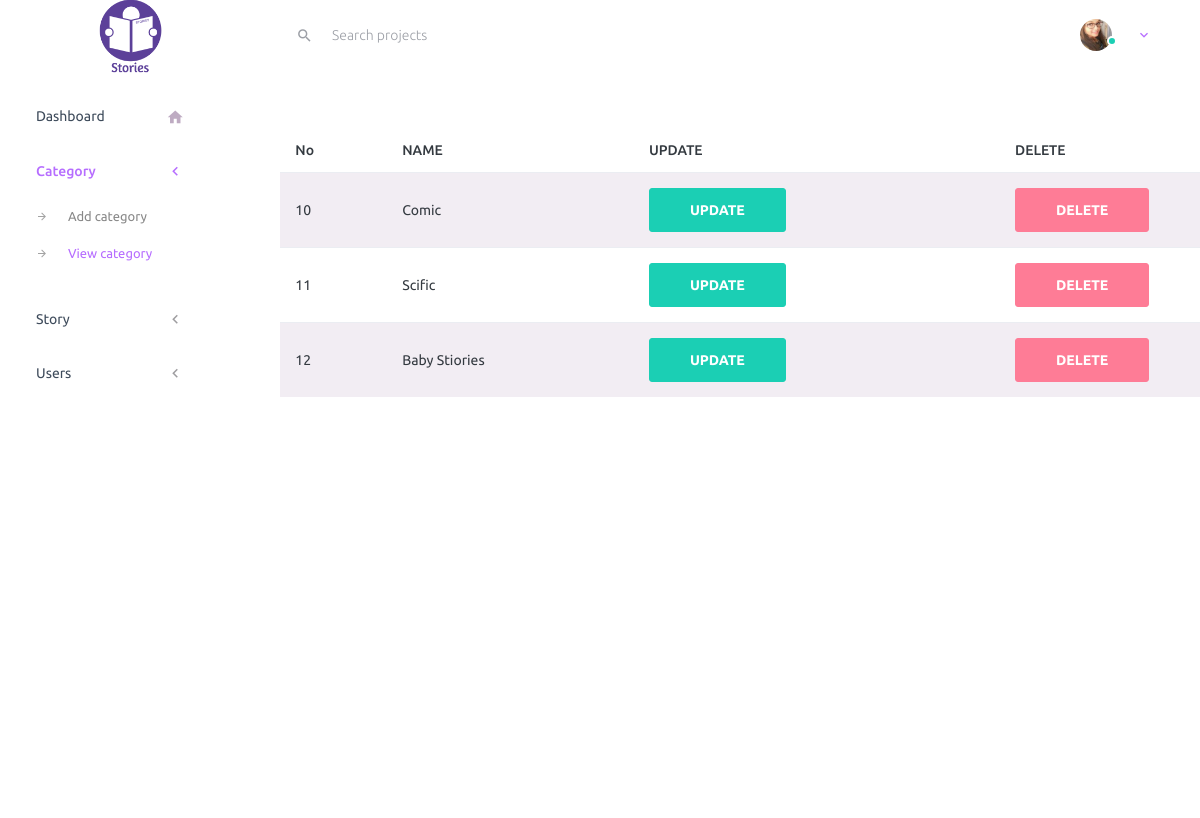
The app's page /admin/viewcat.php with its own data.
### tables this page shows
CREATE TABLE `category` (
  `id` int(255) NOT NULL,
  `name` varchar(256) NOT NULL
);

### admin/include/Database.php (called while the page is built, shortened)
z<?php
class Database{
   function db_connect(){
    $this->host = 'localhost';
    $this->user = 'root';
    $this->pass = '';
    $this->db = 'story_database';
    $this->mysqli = new mysqli($this->host, $this->user, $this->pass, $this->db);
    return $this->mysqli;
  }
}
?>

### admin/viewcat.php (the view, shortened to what this page needs)
    <!DOCTYPE html>
<html lang="en">
<head>
  <link rel="stylesheet" href="vendors/iconfonts/mdi/css/materialdesignicons.min.css">
  <link rel="stylesheet" href="vendors/css/vendor.bundle.base.css">
  <link rel="stylesheet" href="css/style.css">
    <?php
    require "include/Database.php";
    $db = new Database();
?>
</head>
<body>
  <div class="container-scroller">
    <nav class="navbar default-layout-navbar col-lg-12 col-12 p-0 fixed-top d-flex flex-row">
      <div class="text-center navbar-brand-wrapper d-flex align-items-center justify-content-center">
        <a class="navbar-brand brand-logo" href="index.php"><img src="images/logo.png"  width="80px">
          </a>
        </div>
        <?php
        include("include/header.php");
        ?>
      </nav>
    <div class="container-fluid page-body-wrapper">
      <?php
        include("include/menu.php");
         ?>
   <div class="col-lg-12 grid-margin stretch-card">
              <div class="card">
                <div class="card-body">
                  <table class="table table-striped">
                    <thead>
                      <tr>
                          <th>No</th>
                        <th>
                          NAME
                        </th>
                        <th>
                          UPDATE
                        </th>
                        <th>
                          DELETE
                        </th>
                      </tr>
                    </thead>
                    <tbody>
                                <?php
              $selectCategory = "SELECT * FROM `category`";
            $result = mysqli_query($db->db_connect(),$selectCategory);
                            while($row=mysqli_fetch_row($result))
                            {
                                    ?>
                                    <tr>
                                        <td> <?php echo $row[0]; ?></td>
                                        <td> <?php echo $row[1];?></td>
                                        <td>
<a class="btn btn-success" href="updatecat.php?id=<?php echo $row[0];?>&name=<?php echo $row[1]; ?>">UPDATE</a>
                                        </td>
                                        <td>
<a class="btn btn-danger" href="deletecat.php?id=<?php echo $row[0];?>">DELETE</a></td>
                                     </tr>
                            <?php
                                  }
                            ?>
                      </tbody>
                  </table>
                </div>
              </div>
            </div>
    </div>
  </div>
</body>
</html>

### records on screen
category: id "10", name "Comic"
category: id "11", name "Scific"
category: id "12", name "Baby Stiories"
